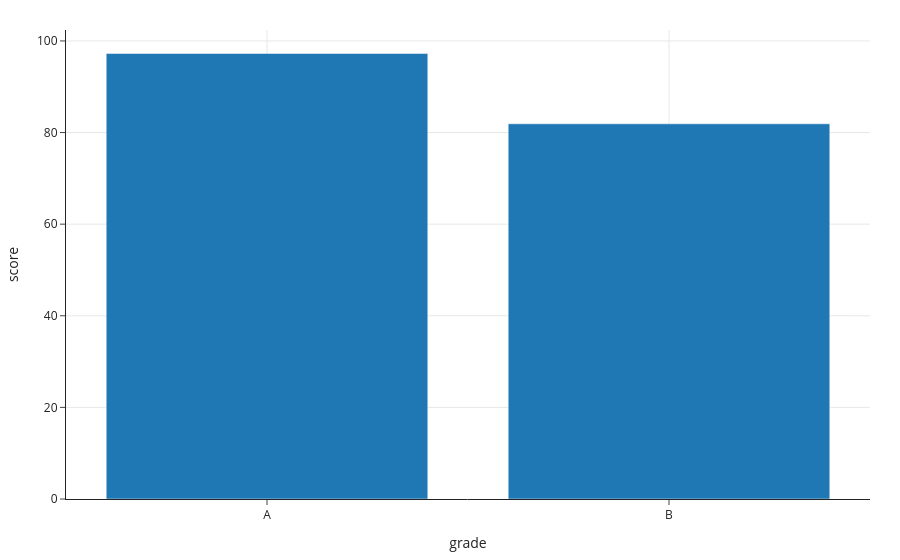

This figure's notebook cell:
### Markdown cell above
How about the distribution of average inspection `'score'` per `'grade'`?

### Code cell
scores = (
    insp[['grade', 'score']]
    .dropna()
    .groupby('grade')
    .mean()
    .reset_index()
)
scores
# x= and y= are columns of scores. Convenient!
px.bar(scores, x='grade', y='score')

### Figure 1 — Plotly figure (JSON) as saved in the notebook; plotly's stock layout.template omitted (floating-point values rounded to 4 significant figures)
{"data": [{"alignmentgroup": "True", "hovertemplate": "grade=%{x}<br>score=%{y}<extra></extra>", "legendgroup": "", "marker": {"color": "#1F77B4", "pattern": {"shape": ""}}, "name": "", "offsetgroup": "", "orientation": "v", "showlegend": false, "textposition": "auto", "type": "bar", "x": ["A", "B"], "xaxis": "x", "y": [97.27, 81.91], "yaxis": "y"}], "layout": {"barmode": "relative", "legend": {"tracegroupgap": 0}, "xaxis": {"anchor": "y", "domain": [0, 1], "title": {"text": "grade"}}, "yaxis": {"anchor": "x", "domain": [0, 1], "title": {"text": "score"}}}}
